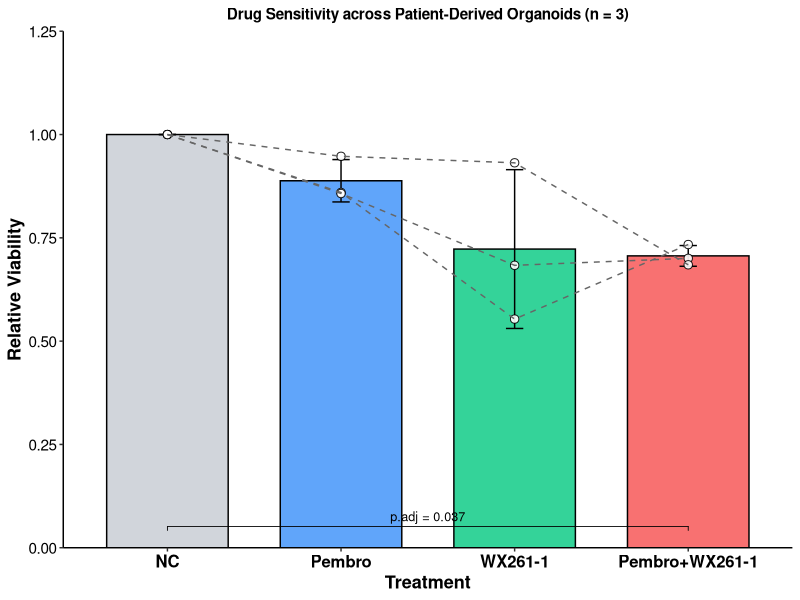
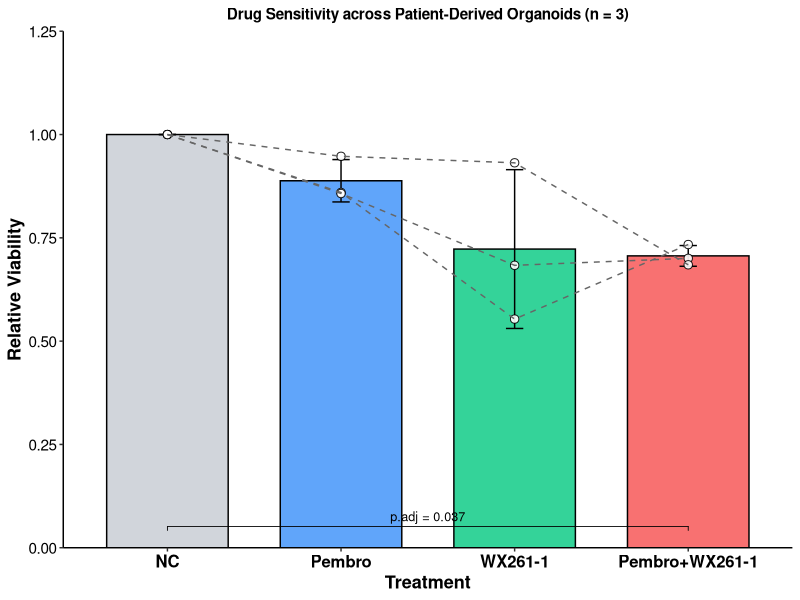

Source code (R) for these figures, in order:
# R
library(ggplot2)
library(ggpubr)
library(dplyr)
library(rstatix)
library(tidyr)
library(lmerTest)
library(emmeans)
# Kenward-Roger
has_pbkrtest <- requireNamespace("pbkrtest", quietly = TRUE)

# 1. (Raw Data)
df_raw <- data.frame(
  Organoid = c(
    rep("Sample 1", 8),
    rep("Sample 2", 16),
    rep("Sample 3", 12)
  ),
  Treatment = c(
    rep(c("NC", "Pembro", "WX261-1", "Pembro+WX261-1"), each = 2),
    rep(c("NC", "Pembro", "WX261-1", "Pembro+WX261-1"), each = 4),
    rep(c("NC", "Pembro", "WX261-1", "Pembro+WX261-1"), each = 3)
  ),
  RawValue = c(
    5.076862, 4.532720,
    4.310866, 3.951289,
    2.476043, 2.841675,
    3.413037, 3.638607,
    
    0.909810, 1.011095, 1.139970, 1.049008,
    0.751899, 0.831850, 1.033690, 0.905589,
    0.690844, 0.747675, 0.741792, 0.628485,
    1.111004, 0.934249, 0.159663, 0.673583,
    
    2.195545, 2.778424, 3.818130,
    2.552180, 2.926712, 2.849991,
    2.154485, 2.720134, 3.315702,
    2.057212, 2.042949, 1.919889
  )
)

# 2. NC
# —— (technical replicate level)
df_tech <- df_raw %>%
  group_by(Organoid) %>%
  mutate(Viability = RawValue / mean(RawValue[Treatment == "NC"])) %>%
  ungroup()

df_tech$Treatment <- factor(
  df_tech$Treatment,
  levels = c("NC", "Pembro", "WX261-1", "Pembro+WX261-1")
)

# log2log-normal
df_tech <- df_tech %>%
  mutate(log2Viability = log2(Viability))

# 3.
# —— n = 3
# log2
# Viability
df_bio <- df_tech %>%
  group_by(Organoid, Treatment) %>%
  summarise(
    Viability     = mean(Viability),
    log2Viability = mean(log2Viability), # log =
    n_tech = n(),
    .groups = "drop"
  )

print(df_bio) # Organoid x Treatment 3 x 4 = 12

# 4. +
# rstatix::t_test(paired=TRUE)""
df_bio <- df_bio %>%
  arrange(Treatment, Organoid)

check_order <- df_bio %>%
  group_by(Treatment) %>%
  summarise(order_key = paste(Organoid, collapse = ","), .groups = "drop")

if (n_distinct(check_order$order_key) != 1) {
  stop("Fatal error: the Organoid order differs across Treatment groups; the paired t-test would be misaligned. Please check the data.")
} else {
  cat("Pairing order check passed: the Organoid order is identical across Treatment groups; paired tests can be run safely.\n")
}

# 4
df_wide_check <- df_bio %>%
  select(Organoid, Treatment, Viability) %>%
  pivot_wider(names_from = Treatment, values_from = Viability)
print(df_wide_check)

# 5. n = 3 t
# 5.1 tlog2log2 fold change
# 5BH
stat_test_paired <- df_bio %>%
  t_test(
    log2Viability ~ Treatment,
    paired = TRUE,
    comparisons = list(
      c("NC", "Pembro+WX261-1")
    )
  ) %>%
  adjust_pvalue(method = "BH") %>%
  add_significance(p.col = "p.adj") %>% # p
  add_xy_position(x = "Treatment")

print(stat_test_paired)

# filter
# 5""
stat_test_plot <- stat_test_paired

# 5.2 /Organoid
# log2(Viability)t
model <- lmer(log2Viability ~ Treatment + (1 | Organoid), data = df_tech)
cat("\n=== Mixed-effects model ANOVA (Satterthwaite degrees of freedom) ===\n")
print(anova(model))

# n=3Satterthwaite
# Kenward-Rogerpbkrtest
if (has_pbkrtest) {
  cat("\n=== Mixed-effects model ANOVA (Kenward-Roger degrees of freedom, sensitivity analysis) ===\n")
  print(anova(model, ddf = "Kenward-Roger"))
} else {
  cat("\n[Note] pbkrtest is not installed; skipping the Kenward-Roger sensitivity analysis.\n")
}
cat("\n[Note] With only a few random-effect levels (Organoid = 3), the variance component estimates are unstable; ")
cat("the mixed-model results serve only as a supplementary validation of the paired t-test, not as the basis for the main conclusion.\n")

cat("\n=== Mixed-effects model post-hoc pairwise comparisons (Tukey adjustment, log2 scale) ===\n")
emm <- emmeans(model, pairwise ~ Treatment, adjust = "tukey")
print(emm)

# 6.
# (A) n=3 ± SD
# (B) +
# log2""

treat_colors <- c(
  "NC" = "#D1D5DB",
  "Pembro" = "#60A5FA",
  "WX261-1" = "#34D399",
  "Pembro+WX261-1" = "#F87171"
)

df_bio$Treatment <- factor(
  df_bio$Treatment,
  levels = c("NC", "Pembro", "WX261-1", "Pembro+WX261-1")
)

p <- ggbarplot(
  df_bio,
  x = "Treatment",
  y = "Viability",
  fill = "Treatment",
  color = "black",
  add = "mean_sd",
  palette = treat_colors,
  xlab = "Treatment",
  ylab = "Relative Viability",
  title = "Drug Sensitivity across Patient-Derived Organoids (n = 3)"
) +
  geom_point(
    data = df_bio,
    aes(x = Treatment, y = Viability, group = Organoid),
    position = position_dodge(width = 0),
    size = 2.5,
    shape = 21,
    fill = "white",
    color = "black",
    alpha = 0.9
  ) +
  geom_line(
    data = df_bio,
    aes(x = Treatment, y = Viability, group = Organoid),
    color = "grey40",
    linewidth = 0.5,
    linetype = "dashed"
  ) +
  stat_pvalue_manual(
    stat_test_plot,
    label = "p.adj = {p.adj}", # p
    size = 3.2,
    tip.length = 0.01,
    step.increase = 0.1
  ) +
  scale_y_continuous(expand = expansion(mult = c(0, 0.25))) +
  theme_classic() +
  theme(
    legend.position = "none",
    axis.text.x = element_text(size = 12, face = "bold", color = "black"),
    axis.text.y = element_text(size = 11, color = "black"),
    axis.title.x = element_text(size = 13, face = "bold"),
    axis.title.y = element_text(size = 13, face = "bold"),
    plot.title = element_text(hjust = 0.5, face = "bold", size = 11)
  )

print(p)

ggsave(
  "MSD/figure/Organiod_combined_biological_n3.pdf",
  plot = p, width = 5.5, height = 5.5
)
